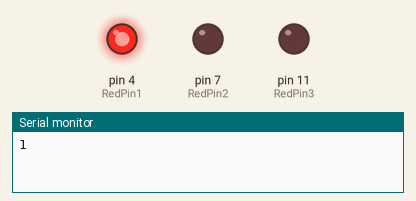
Bench run of a sketch on a simulated Arduino Uno, built with avr-gcc and run on an emulated ATmega328P. Parts: output pins drawn as LEDs (lit = HIGH), the last lines printed to the serial monitor.

Above: at 0.1 s.
At 16.1 s:
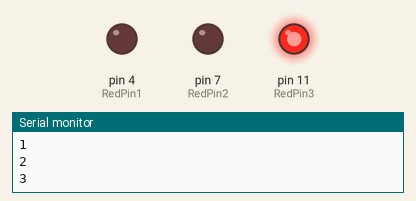
At 38.1 s:
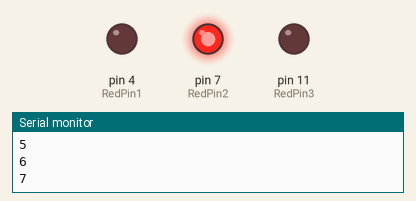
Timing chart, 0 to 39.6 s (numbered marks = the images above):
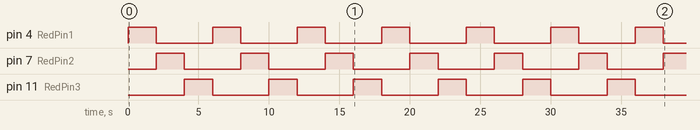

The sketch:

EnemyMove.ino
```cpp
const int RedPin1 = 4;
const int RedPin2 = 7;
const int RedPin3 = 11;

int counter = 0;

void setup() {
  // put your setup code here, to run once:

  pinMode(RedPin1, OUTPUT);
  pinMode(RedPin2, OUTPUT);
  pinMode(RedPin3, OUTPUT);

  Serial.begin(9600);

}

void loop() {
  // put your main code here, to run repeatedly:

  counter++;
  Serial.println(counter);

  if(counter < 10){
  digitalWrite(RedPin1, HIGH);
  digitalWrite(RedPin2, LOW);
  digitalWrite(RedPin3, LOW);

  delay(2000);

  digitalWrite(RedPin1, LOW);
  digitalWrite(RedPin2, HIGH);
  digitalWrite(RedPin3, LOW);

  delay(2000);

  digitalWrite(RedPin1, LOW);
  digitalWrite(RedPin2, LOW);
  digitalWrite(RedPin3, HIGH);

  delay(2000);
  }

  if(counter > 10){
  digitalWrite(RedPin1, HIGH);
  digitalWrite(RedPin2, HIGH);
  digitalWrite(RedPin3, LOW);

  delay(2000);

  digitalWrite(RedPin1, LOW);
  digitalWrite(RedPin2, HIGH);
  digitalWrite(RedPin3, HIGH);

  delay(2000);
  }
}
```

Measured:
- by itself, pin 4 (RedPin1), pin 7 (RedPin2), pin 11 (RedPin3): alternates HIGH for 2.0 s and LOW for 4.0 s
- by itself, everything shown: repeats every 6.0 s, in 3 steps
